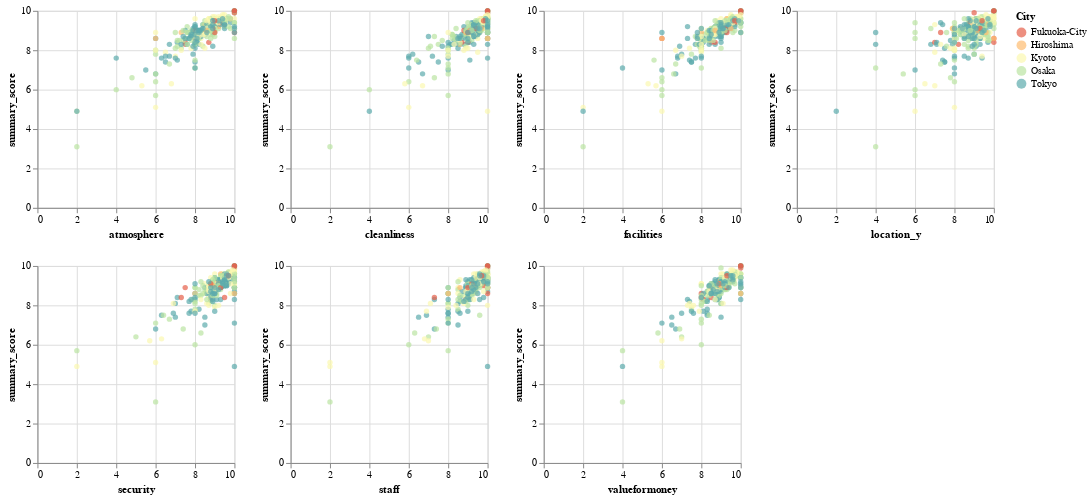

This figure's notebook cell:
### Markdown cell above
# **Task2:Understanding the characteristics of hostels in each city**

**Q.**Why are you pursuing this task?\
**A.**Because each region has its own characteristics and I think that there may also be differences in hostels in each region. This analysis may help for travelers.

**Q.**How is the task done? \
**A.**By comparing score values for each item such as cleanliness, security, etc. In addition, the following techniques are used for visualization:  
  - Mark Circle
  - Violin Plot

### Code cell
warnings.filterwarnings('ignore')

row1 = alt.hconcat(
    alt.Chart(df).mark_circle().encode(x = "atmosphere",y = "summary_score",
                                       color=alt.Color('City', scale=alt.Scale(scheme='spectral')),
                                       tooltip=["City","atmosphere","summary_score"]).properties(width=200,height=200),
    alt.Chart(df).mark_circle().encode(x = "cleanliness",y = "summary_score",
                                       color=alt.Color('City', scale=alt.Scale(scheme='spectral')),
                                       tooltip=["City","cleanliness","summary_score"]).properties(width=200,height=200),
    alt.Chart(df).mark_circle().encode(x = "facilities",y = "summary_score",
                                       color=alt.Color('City', scale=alt.Scale(scheme='spectral')),
                                       tooltip=["City","facilities","summary_score"]).properties(width=200,height=200),
    alt.Chart(df).mark_circle().encode(x = "location_y",y = "summary_score",
                                       color=alt.Color('City', scale=alt.Scale(scheme='spectral')),
                                       tooltip=["City","location_y","summary_score"]).properties(width=200,height=200)
)

row2 = alt.hconcat(
    alt.Chart(df).mark_circle().encode(x = "security",y = "summary_score",
                                       color=alt.Color('City', scale=alt.Scale(scheme='spectral')),
                                       tooltip=["City","security","summary_score"]).properties(width=200,height=200),
    alt.Chart(df).mark_circle().encode(x = "staff",y = "summary_score",
                                       color=alt.Color('City', scale=alt.Scale(scheme='spectral')),
                                       tooltip=["City","staff","summary_score"]).properties(width=200,height=200),
    alt.Chart(df).mark_circle().encode(x = "valueformoney",y = "summary_score",
                                       color=alt.Color('City', scale=alt.Scale(scheme='spectral')),
                                       tooltip=["City","valueformoney","summary_score"]).properties(width=200,height=200)
)

alt.vconcat(row1, row2)

### Figure 1 — Vega-Lite specification as saved in the notebook (floating-point values rounded to 4 significant figures; data arrays with more than 128 entries replaced by an {"elided": "..."} marker saying what was removed)
{"config": {"view": {"continuousWidth": 400, "continuousHeight": 300}}, "vconcat": [{"hconcat": [{"mark": "circle", "encoding": {"color": {"field": "City", "scale": {"scheme": "spectral"}, "type": "nominal"}, "tooltip": [{"field": "City", "type": "nominal"}, {"field": "atmosphere", "type": "quantitative"}, {"field": "summary_score", "type": "quantitative"}], "x": {"field": "atmosphere", "type": "quantitative"}, "y": {"field": "summary_score", "type": "quantitative"}}, "height": 200, "width": 200}, {"mark": "circle", "encoding": {"color": {"field": "City", "scale": {"scheme": "spectral"}, "type": "nominal"}, "tooltip": [{"field": "City", "type": "nominal"}, {"field": "cleanliness", "type": "quantitative"}, {"field": "summary_score", "type": "quantitative"}], "x": {"field": "cleanliness", "type": "quantitative"}, "y": {"field": "summary_score", "type": "quantitative"}}, "height": 200, "width": 200}, {"mark": "circle", "encoding": {"color": {"field": "City", "scale": {"scheme": "spectral"}, "type": "nominal"}, "tooltip": [{"field": "City", "type": "nominal"}, {"field": "facilities", "type": "quantitative"}, {"field": "summary_score", "type": "quantitative"}], "x": {"field": "facilities", "type": "quantitative"}, "y": {"field": "summary_score", "type": "quantitative"}}, "height": 200, "width": 200}, {"mark": "circle", "encoding": {"color": {"field": "City", "scale": {"scheme": "spectral"}, "type": "nominal"}, "tooltip": [{"field": "City", "type": "nominal"}, {"field": "location_y", "type": "quantitative"}, {"field": "summary_score", "type": "quantitative"}], "x": {"field": "location_y", "type": "quantitative"}, "y": {"field": "summary_score", "type": "quantitative"}}, "height": 200, "width": 200}]}, {"hconcat": [{"mark": "circle", "encoding": {"color": {"field": "City", "scale": {"scheme": "spectral"}, "type": "nominal"}, "tooltip": [{"field": "City", "type": "nominal"}, {"field": "security", "type": "quantitative"}, {"field": "summary_score", "type": "quantitative"}], "x": {"field": "security", "type": "quantitative"}, "y": {"field": "summary_score", "type": "quantitative"}}, "height": 200, "width": 200}, {"mark": "circle", "encoding": {"color": {"field": "City", "scale": {"scheme": "spectral"}, "type": "nominal"}, "tooltip": [{"field": "City", "type": "nominal"}, {"field": "staff", "type": "quantitative"}, {"field": "summary_score", "type": "quantitative"}], "x": {"field": "staff", "type": "quantitative"}, "y": {"field": "summary_score", "type": "quantitative"}}, "height": 200, "width": 200}, {"mark": "circle", "encoding": {"color": {"field": "City", "scale": {"scheme": "spectral"}, "type": "nominal"}, "tooltip": [{"field": "City", "type": "nominal"}, {"field": "valueformoney", "type": "quantitative"}, {"field": "summary_score", "type": "quantitative"}], "x": {"field": "valueformoney", "type": "quantitative"}, "y": {"field": "summary_score", "type": "quantitative"}}, "height": 200, "width": 200}]}], "data": {"name": "data-700d48924e8d407526de8e222147bc0d"}, "$schema": "https://vega.github.io/schema/vega-lite/v4.17.0.json", "datasets": {"data-700d48924e8d407526de8e222147bc0d": {"elided": "293 records"}}}
